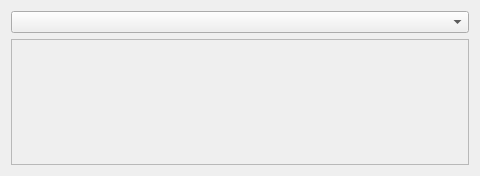
<?xml version="1.0" encoding="UTF-8"?>
<ui version="4.0">
 <class>batch_conatiner</class>
 <widget class="QWidget" name="batch_conatiner">
  <property name="geometry">
   <rect>
    <x>0</x>
    <y>0</y>
    <width>480</width>
    <height>176</height>
   </rect>
  </property>
  <property name="windowTitle">
   <string>Form</string>
  </property>
  <layout class="QGridLayout" name="gridLayout">
   <item row="1" column="0">
    <widget class="QScrollArea" name="scrollArea">
     <property name="widgetResizable">
      <bool>true</bool>
     </property>
     <widget class="QWidget" name="scrollAreaWidgetContents">
      <property name="geometry">
       <rect>
        <x>0</x>
        <y>0</y>
        <width>460</width>
        <height>124</height>
       </rect>
      </property>
      <layout class="QGridLayout" name="gridLayout_2"/>
     </widget>
    </widget>
   </item>
   <item row="0" column="0">
    <widget class="QComboBox" name="image_folders"/>
   </item>
  </layout>
 </widget>
 <resources/>
 <connections/>
</ui>
